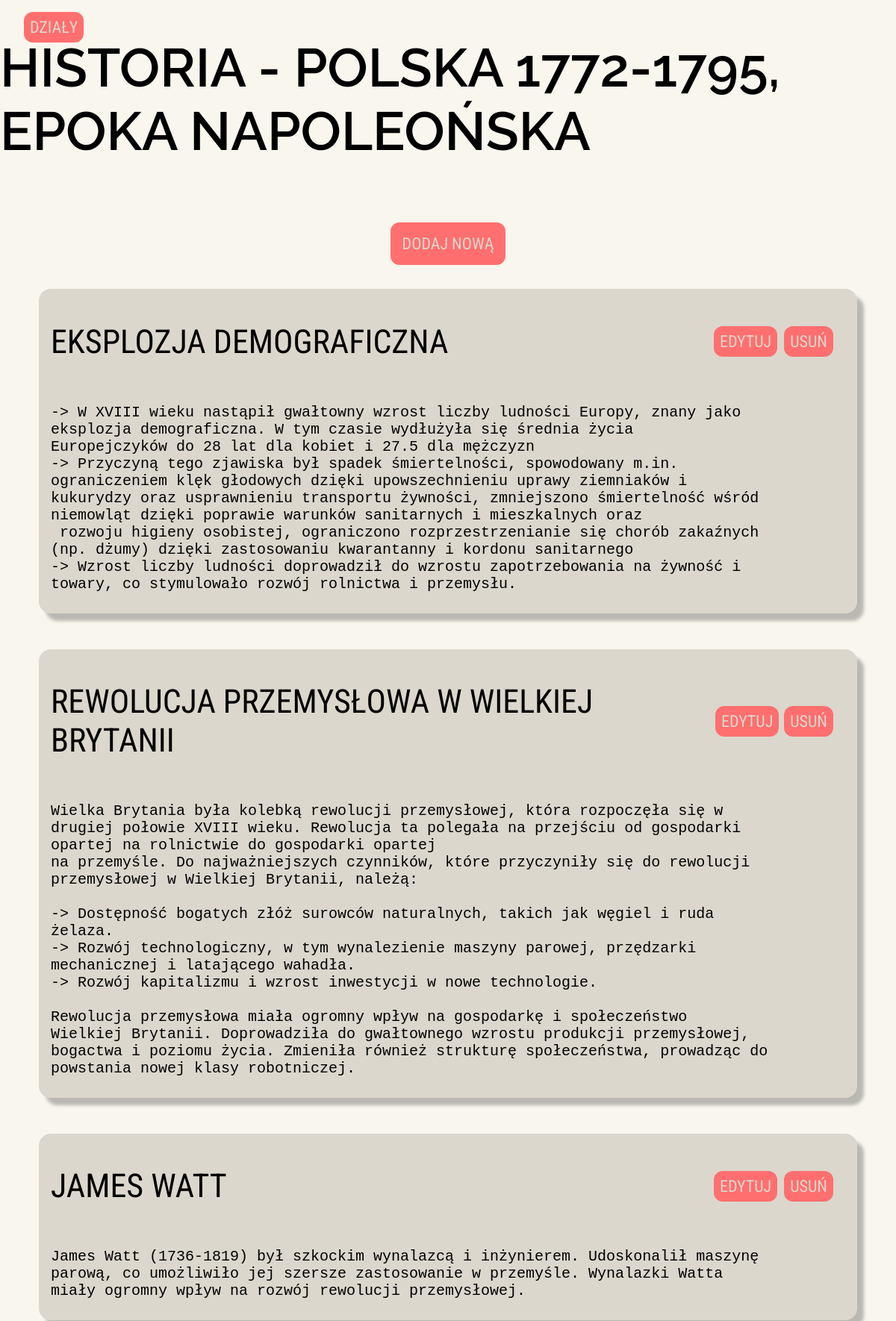
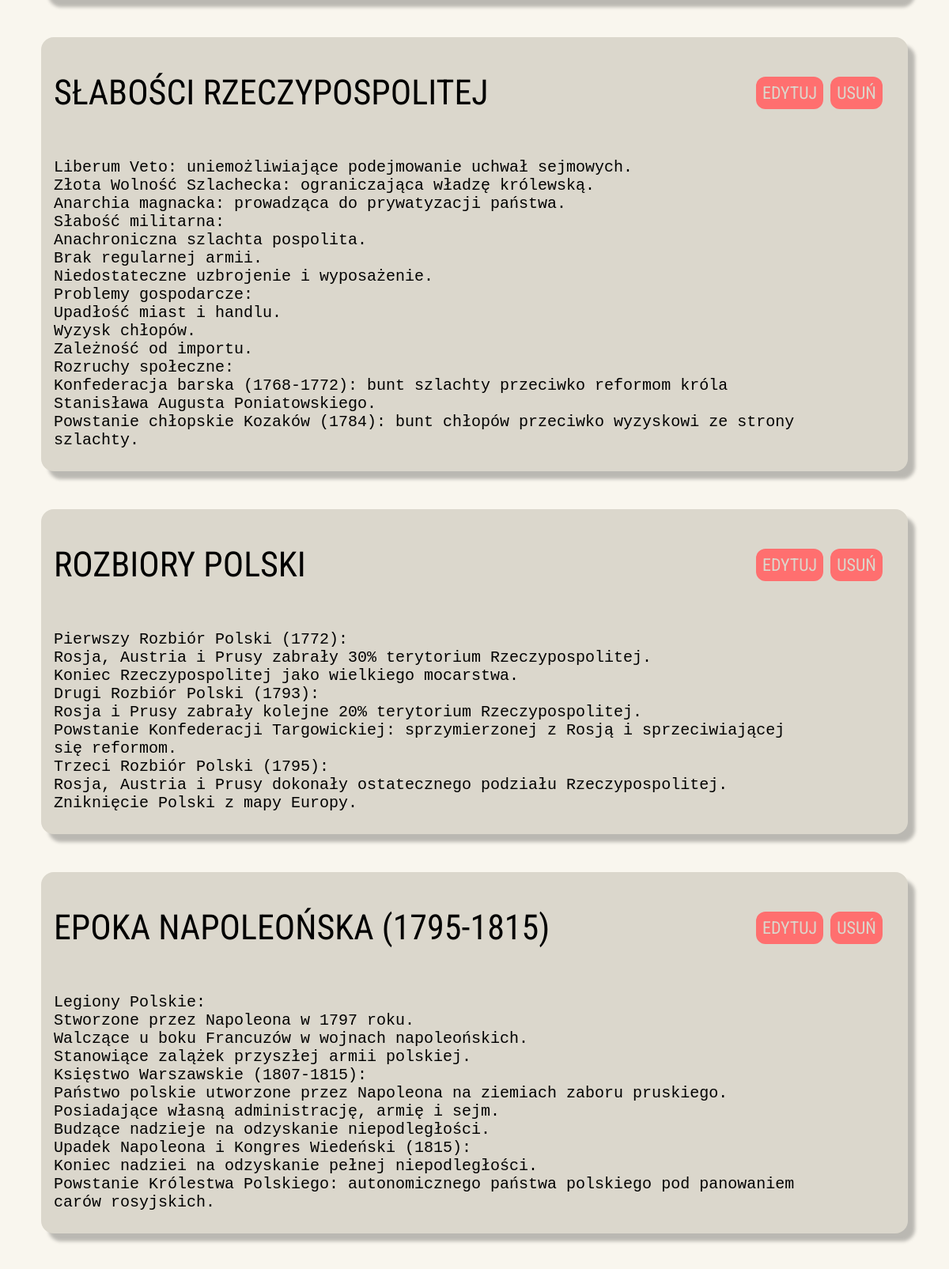
The page /history/unit/3 (signed in, upper part) on the database its author committed (2 pictures, top to bottom).
### history/models.py (models this page shows, shortened)
class Units(models.Model):
    unitId = models.AutoField(primary_key=True, auto_created=True)
    unitName = models.CharField(max_length=200)
    def __str__(self):
        return self.unitName

class Notes(models.Model):
    noteId = models.AutoField(primary_key=True, auto_created=True)
    unitId = models.ForeignKey(Units, default=1, on_delete=models.CASCADE)
    noteTitle = models.CharField(max_length=200)
    noteContent = models.TextField()

### history/views.py (the view)
# urls.py: path('unit/<int:unitId>', views.unit, name='unit'),
def unit(request, unitId):
    if not request.user.is_authenticated:
        return redirect('/accounts/login')
    unit = Units.objects.get(pk=unitId)
    notes = Notes.objects.all().filter(unitId=unitId)
    return render(request, 'history/unit.html', {'unit': unit, 'notes': notes})

### templates/history/unit.html (shortened to what this page needs)
{% extends "base.html" %}
{% load static %}
{% block css %}
    <link rel="stylesheet" href="{% static 'unit.css' %}">
{% endblock %}
{% block content %}
    <div class="unit-header">
        <div class="go-back">
            <a href="/history/units">Działy</a>
        </div>
        <h1 class="unit-title">Historia - {{ unit }}</h1>
    </div>
    <div class="note-add" style="margin: 2em;">
        <a href="/history/notes/add/{{ unit.unitId }}">Dodaj nową</a>
    </div>
    {% if notes %}
        {% for note in notes %}
            <div class="notes">
                <span class="notes-header">
                    <h2 class="notes-title">{{ note.noteTitle }}</h2>
                    <div class="notes-header-buttons">
                        <div class="note-edit">
                            <a href="/history/notes/edit/{{ note.noteId }}">Edytuj</a>
                        </div>
                        <div class="note-delete">
                            <a href="/history/notes/delete/{{ note.noteId  }}">Usuń</a>
                        </div>
                    </div>
                </span>
                <div class="notes-content">
                    <pre style="overflow: auto; white-space: pre-wrap; word-wrap: break-word;">{{ note.noteContent }}</pre>
                </div>
            </div>
        {% endfor %}
    {% endif %}
{% endblock %}

### static/unit.css (style rules this page uses)
body { margin: 0; padding: 0; display: flex; flex-direction: column; justify-content: center; align-items: center; background: #F9F6EE; }
.unit-header { display: flex; align-items: center; }
.go-back { font-size: 1.2em; padding: 0.5em; }
.unit-title { color: #000; font-family: 'Raleway'; font-size: 72px; font-style: normal; font-weight: 600; line-height: normal; text-transform: uppercase; justify-self: start; }
.notes { width: 90%; max-width: 90%; border-radius: 16px; background: #DBD7CC; box-shadow: 9px 10px 4px 0px rgba(0, 0, 0, 0.25); padding: 0.5em 0 0.5em 1em; margin-bottom: 3em; }
.notes-header > h2 { color: #000000; font-family: 'Roboto Condensed'; font-size: 44px; font-style: normal; font-weight: 400; line-height: normal; text-transform: uppercase; }
.notes-content { max-width: 90%; color: #000; font-family: 'Roboto Condensed'; font-size: 20px; font-weight: 200; font-weight: light; line-height: normal; }
.notes-header { display: flex; justify-content: space-between; align-items: center; }
.notes-header-buttons { display: flex; justify-content: space-between; width: 10em; margin-right: 2em; }
.note-edit, .note-delete, .note-add, .go-back { display: flex; justify-content: center; align-items: center; border: none; padding: 0.5em; font-size: 1em; font-weight: 700; cursor: pointer; border-radius: 12px; background: #FF6F6F; }
.note-edit > a, .note-delete > a, .note-add > a, .go-back > a { color: #DBD7CC; font-family: 'Roboto Condensed'; font-size: 22px; font-style: normal; font-weight: 400; line-height: normal; text-transform: uppercase; }
a { text-decoration: none; color: black; }
.note-add { padding: 1em; margin-bottom: 2em; }
.go-back { position: absolute; top: 1em; left: 2em; }

### rows shown on the page
Units: unitName "POLSKA 1772-1795, EPOKA NAPOLEOŃSKA"
Notes: noteTitle "EKSPLOZJA DEMOGRAFICZNA", noteContent "-> W XVIII wieku nastąpił gwałtowny wzrost liczby ludności Europy, znany jako eksplozja demograficzna. W tym czasie wydłużyła się średnia życia Europejczyków do 28 lat dla kobiet i 27.5 dla mężczyzn -> Przyczyną tego zjawiska był spadek śmiertelności, spowodowany m.in. ograniczeniem klęk głodowych dzięki upowszechnieniu uprawy ziemniaków i kukurydzy oraz usprawnieniu transportu żywności, zmniejszono śmiertelność wśród niemowląt dzięki poprawie warunków sanitarnych i mieszkalnych oraz rozwoju higieny osobistej, ograniczono rozprzestrzenianie się chorób zakaźnych (np. dżumy) dzięki zastosowaniu kwarantanny i kordonu sanitarnego -> Wzrost liczby ludności doprowadził do wzrostu zapotrzebowania…"
Notes: noteTitle "REWOLUCJA PRZEMYSŁOWA W WIELKIEJ BRYTANII", noteContent "Wielka Brytania była kolebką rewolucji przemysłowej, która rozpoczęła się w drugiej połowie XVIII wieku. Rewolucja ta polegała na przejściu od gospodarki opartej na rolnictwie do gospodarki opartej na przemyśle. Do najważniejszych czynników, które przyczyniły się do rewolucji przemysłowej w Wielkiej Brytanii, należą: -> Dostępność bogatych złóż surowców naturalnych, takich jak węgiel i ruda żelaza. -> Rozwój technologiczny, w tym wynalezienie maszyny parowej, przędzarki mechanicznej i latającego wahadła. -> Rozwój kapitalizmu i wzrost inwestycji w nowe technologie. Rewolucja przemysłowa miała ogromny wpływ na gospodarkę i społeczeństwo Wielkiej Brytanii. Doprowadziła do gwałtownego wzrostu…"
Notes: noteTitle "JAMES WATT", noteContent "James Watt (1736-1819) był szkockim wynalazcą i inżynierem. Udoskonalił maszynę parową, co umożliwiło jej szersze zastosowanie w przemyśle. Wynalazki Watta miały ogromny wpływ na rozwój rewolucji przemysłowej."
Notes: noteTitle "SŁABOŚCI RZECZYPOSPOLITEJ", noteContent "Liberum Veto: uniemożliwiające podejmowanie uchwał sejmowych. Złota Wolność Szlachecka: ograniczająca władzę królewską. Anarchia magnacka: prowadząca do prywatyzacji państwa. Słabość militarna: Anachroniczna szlachta pospolita. Brak regularnej armii. Niedostateczne uzbrojenie i wyposażenie. Problemy gospodarcze: Upadłość miast i handlu. Wyzysk chłopów. Zależność od importu. Rozruchy społeczne: Konfederacja barska (1768-1772): bunt szlachty przeciwko reformom króla Stanisława Augusta Poniatowskiego. Powstanie chłopskie Kozaków (1784): bunt chłopów przeciwko wyzyskowi ze strony szlachty."
Notes: noteTitle "ROZBIORY POLSKI", noteContent "Pierwszy Rozbiór Polski (1772): Rosja, Austria i Prusy zabrały 30% terytorium Rzeczypospolitej. Koniec Rzeczypospolitej jako wielkiego mocarstwa. Drugi Rozbiór Polski (1793): Rosja i Prusy zabrały kolejne 20% terytorium Rzeczypospolitej. Powstanie Konfederacji Targowickiej: sprzymierzonej z Rosją i sprzeciwiającej się reformom. Trzeci Rozbiór Polski (1795): Rosja, Austria i Prusy dokonały ostatecznego podziału Rzeczypospolitej. Zniknięcie Polski z mapy Europy."
Notes: noteTitle "EPOKA NAPOLEOŃSKA (1795-1815)", noteContent "Legiony Polskie: Stworzone przez Napoleona w 1797 roku. Walczące u boku Francuzów w wojnach napoleońskich. Stanowiące zalążek przyszłej armii polskiej. Księstwo Warszawskie (1807-1815): Państwo polskie utworzone przez Napoleona na ziemiach zaboru pruskiego. Posiadające własną administrację, armię i sejm. Budzące nadzieje na odzyskanie niepodległości. Upadek Napoleona i Kongres Wiedeński (1815): Koniec nadziei na odzyskanie pełnej niepodległości. Powstanie Królestwa Polskiego: autonomicznego państwa polskiego pod panowaniem carów rosyjskich."
